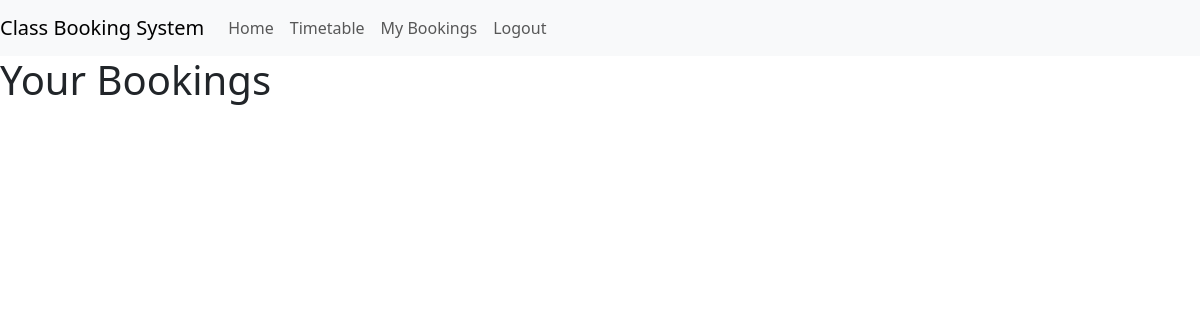
The app's page /view_bookings.html (signed in), older data.
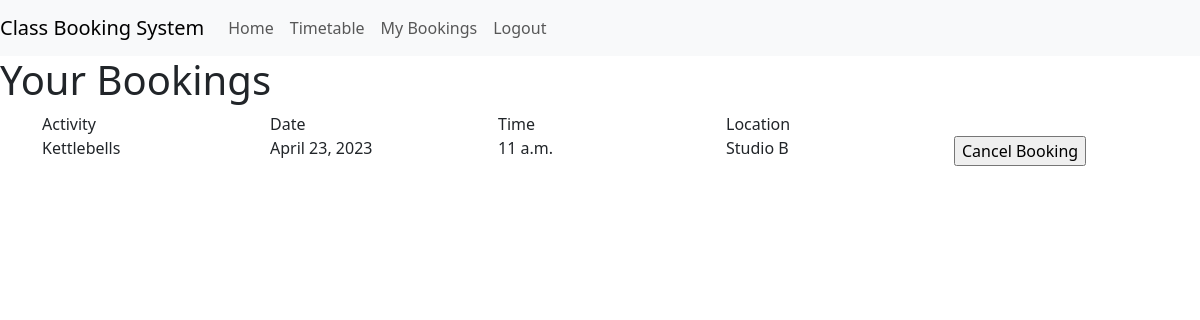
The same page, newer data.
### classbooking_app/models.py (models this page shows, shortened)
class Booking(models.Model):
    session = models.ForeignKey(Session, on_delete=models.CASCADE)
    user = models.CharField(
        max_length=50,
        null=False,
        blank=False,
        default="test_user"
        )
    confirmed = models.BooleanField(default=False)

class Session(models.Model):
    activity = models.ForeignKey(Activity, on_delete=models.CASCADE)
    date = models.DateField(default=date.today())
    time = models.TimeField(default=datetime.now())
    spaces = models.IntegerField(default=25)
    location = models.CharField(max_length=50, default='Studio A')
    running = models.BooleanField(default=True)

class Activity(models.Model):
    name = models.CharField(
        max_length=50,
        null=False,
        blank=False,
        default="test_class"
        )
    description = models.CharField(
        max_length=50,
        null=False,
        blank=False,
        default="test_description"
        )
    image = models.CharField(
        max_length=20,
        null=False,
        blank=False,
        default="test_image")
    capacity = models.IntegerField(
        null=False,
        blank=False,
        default=25
    )

### classbooking_app/views.py (the view)
# urls.py: path('view_bookings.html', views.view_bookings, name='view_bookings'),
def view_bookings(request):
    user = request.user
    if user.is_authenticated:
        if request.method == "POST":
            booking_id = request.POST.get('cancel')
            delete_booking(user, booking_id)
        bookings = Booking.objects.filter(user=user, confirmed=True)
        context = {
            'bookings': bookings
        }
        return render(request, 'classbooking_app/view_bookings.html', context)
    else:
        return render(request, 'classbooking_app/home.html')

### classbooking_app/templates/classbooking_app/view_bookings.html (shortened to what this page needs)
{% extends 'classbooking_app/base.html' %}
{% block contentbody %}
<h1>Your Bookings</h1>
<form method="POST" id="cancel-form">
{% if bookings|length > 0 %}
<div class="container">
 <div class="row">
   <div class="col">Activity</div>
   <div class="col">Date</div>
   <div class="col">Time</div>
   <div class="col">Location</div>
   <div class="col"></div>
 </div>
 {% for booking in bookings %}
 <div class="row run-{{ booking.session.running }}">
   <div class="col">{{ booking.session.activity.name }}</div>
   <div class="col">{{ booking.session.date }}</div>
   <div class="col">{{ booking.session.time }}</div>
   <div class="col">{{ booking.session.location }}</div>
   <div class="col">
     <input class="cancel-button run-{{ booking.session.running }}-btn" type="button" value="Cancel Booking" id="{{ booking.session.id }}_view"data-toggle="modal" data-target="#modal-{{ booking.session.id }}">
   </div>
 </div>
</div>
</form>
{% endfor %}
{% endif %}
{% endblock %}

### classbooking_app/templates/classbooking_app/base.html (shortened to what this page needs)
{% load static %}
<!DOCTYPE html>
<html lang="en">
<head>
    <link href="https://cdn.jsdelivr.net/npm/bootstrap@5.3.0-alpha1/dist/css/bootstrap.min.css" rel="stylesheet">
    <link rel="stylesheet" href="../../static/classbooking_app/css/style.css">
</head>
<body>
    <nav class="navbar navbar-expand-sm navbar-light bg-light">
        <a class="navbar-brand" href="#">Class Booking System</a>
        <div class="collapse navbar-collapse" id="navbarNav">
          <ul class="navbar-nav">
            <li class="nav-item active">
              <a class="nav-link" href="/">Home <span class="sr-only">(current)</span></a>
            </li>
            <li class="nav-item">
                <a class="nav-link" href="/make_booking.html" id="timetable-link">Timetable</a>
            </li>
            <li class="nav-item">
              <a class="nav-link" href="/view_bookings.html">My Bookings</a>
            </li>
            <li class="nav-item">
              {% if user.is_authenticated %}
              <a class="nav-link" href="{% url 'logout' %}">
                Logout
              </a>
                {% else %}
                <a class="nav-link" href="{% url 'login' %}">
                  Login
                </a>
                {% endif %}
            </li>
          </ul>
        </div>
      </nav>
{% block contentbody %}
{% endblock %}
</body>
</html>

Row changes from the older to the newer data that the page shows:
added Booking: session.activity.name "Kettlebells", session "April 23, 2023", session.time "11 a.m.", session.location "Studio B"
Text that changed along with them:
text now shown: "Activity Date Time Location"
